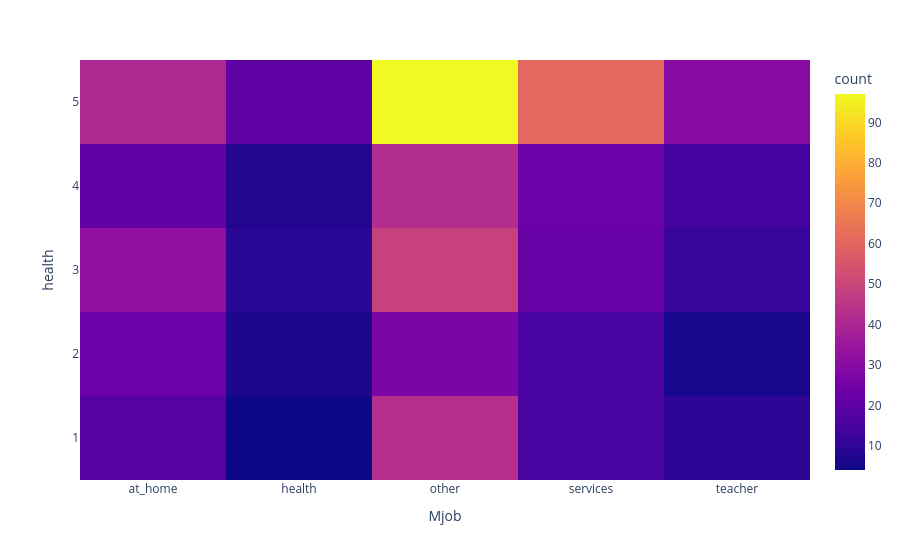

Notebook cell for this chart:
### Code cell
#fig4 = px.imshow()
fig4 = px.density_heatmap(students, x = 'Mjob', y = 'health') #Need to show average of health, not count
fig4 # And then a dropdown to change between different parents' jobs (like mother vs father)

### Figure 1 — Plotly figure (JSON) as saved in the notebook; plotly's stock layout.template omitted (floating-point values rounded to 4 significant figures; data arrays with more than 128 entries replaced by an {"elided": "..."} marker saying what was removed)
{"data": [{"coloraxis": "coloraxis", "hovertemplate": "Mjob=%{x}<br>health=%{y}<br>count=%{z}<extra></extra>", "name": "", "type": "histogram2d", "x": {"elided": "649 str values"}, "xaxis": "x", "xbingroup": "x", "y": {"elided": "649 int values"}, "yaxis": "y", "ybingroup": "y"}], "layout": {"coloraxis": {"colorbar": {"title": {"text": "count"}}, "colorscale": [[0, "#0d0887"], [0.1111, "#46039f"], [0.2222, "#7201a8"], [0.3333, "#9c179e"], [0.4444, "#bd3786"], [0.5556, "#d8576b"], [0.6667, "#ed7953"], [0.7778, "#fb9f3a"], [0.8889, "#fdca26"], [1, "#f0f921"]]}, "legend": {"tracegroupgap": 0}, "margin": {"t": 60}, "xaxis": {"anchor": "y", "domain": [0, 1], "title": {"text": "Mjob"}}, "yaxis": {"anchor": "x", "domain": [0, 1], "title": {"text": "health"}}}}
